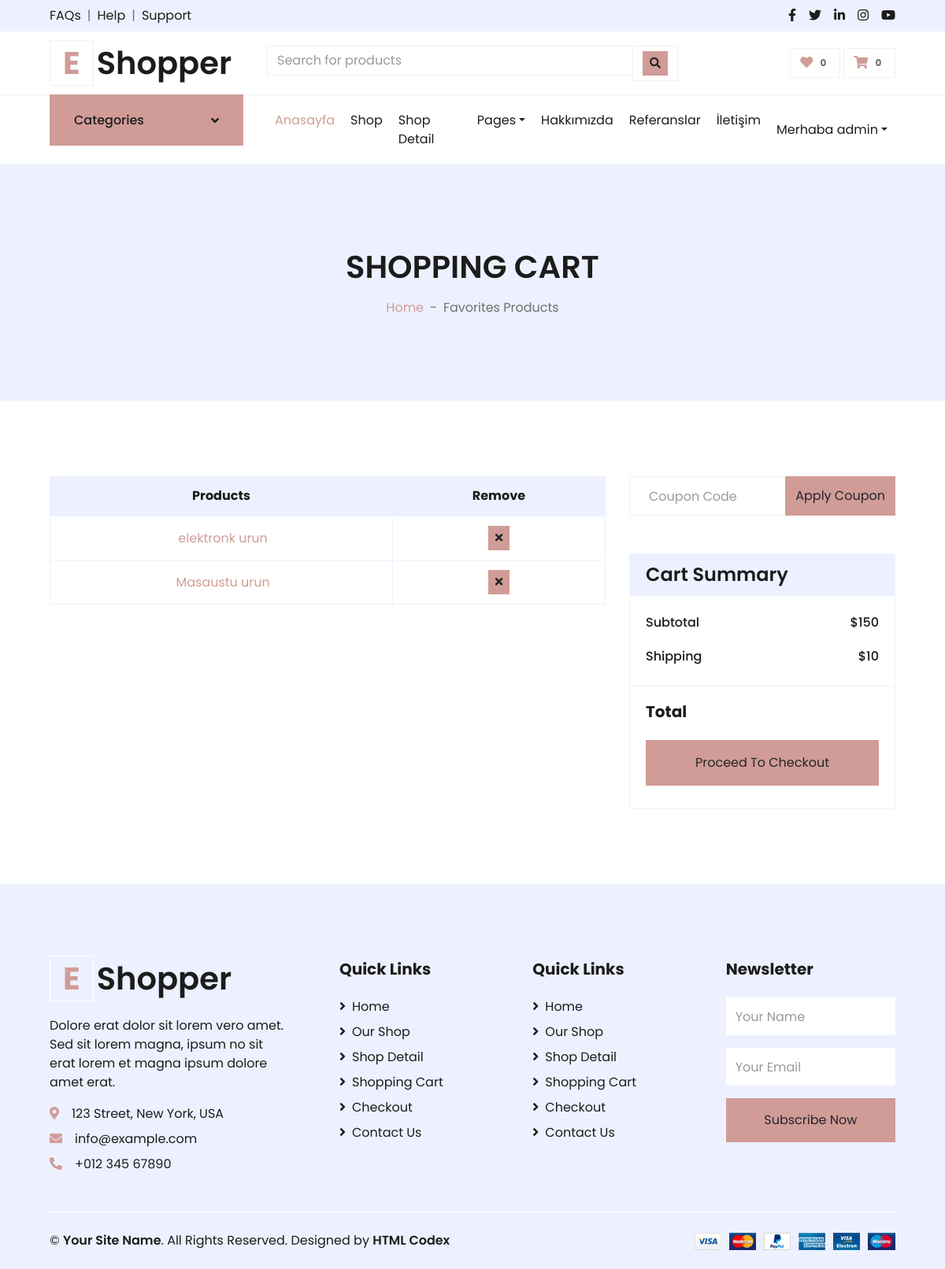
Screenshot of /order/favorites (signed in) with the database file from the repository.
### order/models.py (models this page shows)
class AddFavorite(models.Model):
    user = models.ForeignKey(User, on_delete=models.SET_NULL, null=True)
    product = models.ForeignKey(Product, on_delete=models.SET_NULL, null=True)
    def __str__(self):
        return self.product.title

### product/models.py (models this page shows, shortened)
class Product(models.Model):
    STATUS = (
        ('True', 'Evet'),
        ('False', 'Hayir'),
    )
    category = models.ForeignKey(Category, on_delete=models.CASCADE)  # many to one relation with Category
    title = models.CharField(max_length=150)
    keywords = models.CharField(blank=True, max_length=255)
    description = models.TextField(blank=True, max_length=255)
    image = models.ImageField(blank=True, upload_to='images/')
    price = models.FloatField()
    amount = models.IntegerField(default=0)
    detail = RichTextUploadingField()
    status = models.CharField(max_length=10, choices=STATUS, default='False')
    create_at = models.DateTimeField(auto_now_add=True)
    update_at = models.DateTimeField(auto_now=True)
    slug = models.SlugField(null=False, unique=True)
    user = models.ForeignKey(User, on_delete=models.CASCADE)
    def image_tag(self):
        return mark_safe('<img src="{}" height="50"/>'.format(self.image.url))
    image_tag.short_descripion = 'Image'

### order/views.py (the view)
# urls.py: path("favorites", views.favorites, name="favorites"),
def favorites(request):
    category = Category.objects.all()
    current_user = request.user  # Access User Session information
    favorites = AddFavorite.objects.filter(user_id=current_user.id)
    context = {'favorites': favorites,
               'category': category
               }
    return render(request, 'favorites_products.html', context)

### order/templates/favorites_products.html (shortened to what this page needs)
{% extends 'homebase.html' %}
{% block sidebar %} {% include 'sidebar.html' %}  {% endblock %}
{% block body %}
    <div class="container-fluid bg-secondary mb-5">
        <div class="d-flex flex-column align-items-center justify-content-center" style="min-height: 300px">
            <h1 class="font-weight-semi-bold text-uppercase mb-3">Shopping Cart</h1>
            <div class="d-inline-flex">
                <p class="m-0"><a href="">Home</a></p>
                <p class="m-0 px-2">-</p>
                <p class="m-0">Favorites Products</p>
            </div>
        </div>
    </div>
    <div class="container-fluid pt-5">
        <div class="row px-xl-5">
            <div class="col-lg-8 table-responsive mb-5">
                <table class="table table-bordered text-center mb-0">
                    <thead class="bg-secondary text-dark">
                    <tr>
                        <th>Products</th>
                        <th>Remove</th>
                    </tr>
                    </thead>
                    <tbody class="align-middle">
                    {% for fav in favorites %}
                        <tr>
                            <td class="align-middle">
                                 <a href="{% url 'productDetail' fav.product.id fav.product.slug %}">
                                {{ fav }}</a></td>
                            <td>
                                <a href="/order/delfavorite/{{ fav.id }}">
                                    <button class="btn btn-sm btn-primary"><i class="fa fa-times"></i></button>
                                </a>
                            </td>
                        </tr>
                    {% endfor %}
                    </tbody>
                </table>
            </div>
            <div class="col-lg-4">
                <form class="mb-5" action="">
                    <div class="input-group">
                        <input type="text" class="form-control p-4" placeholder="Coupon Code">
                        <div class="input-group-append">
                            <button class="btn btn-primary">Apply Coupon</button>
                        </div>
                    </div>
                </form>
                <div class="card border-secondary mb-5">
                    <div class="card-header bg-secondary border-0">
                        <h4 class="font-weight-semi-bold m-0">Cart Summary</h4>
                    </div>
                    <div class="card-body">
                        <div class="d-flex justify-content-between mb-3 pt-1">
                            <h6 class="font-weight-medium">Subtotal</h6>
                            <h6 class="font-weight-medium">$150</h6>
                        </div>
                        <div class="d-flex justify-content-between">
                            <h6 class="font-weight-medium">Shipping</h6>
                            <h6 class="font-weight-medium">$10</h6>
                        </div>
                    </div>
                    <div class="card-footer border-secondary bg-transparent">
                        <div class="d-flex justify-content-between mt-2">
                            <h5 class="font-weight-bold">Total</h5>
                        </div>
                        <a href="/order/orderproduct">
                            <button class="btn btn-block btn-primary my-3 py-3">Proceed To Checkout</button>
                        </a>
                    </div>
                </div>
            </div>
        </div>
    </div>
{% endblock %}

### home/templates/sidebar.html (shortened to what this page needs)
{%  load static %}
{% if page == 'home' %}
    <div class="container-fluid mb-5">
{% else %}
  <div class="container-fluid">
      {% endif %}
        <div class="row border-top px-xl-5">
            <div class="col-lg-3 d-none d-lg-block">
                <a class="btn shadow-none d-flex align-items-center justify-content-between bg-primary text-white w-100" data-toggle="collapse" href="#navbar-vertical" style="height: 65px; margin-top: -1px; padding: 0 30px;">
                    <h6 class="m-0">Categories</h6>
                    <i class="fa fa-angle-down text-dark"></i>
                </a>
                        {% load mptt_tags %}
            </div>
            <div class="col-lg-9">
                <nav class="navbar navbar-expand-lg bg-light navbar-light py-3 py-lg-0 px-0">
                    <div class="collapse navbar-collapse justify-content-between" id="navbarCollapse">
                        <div class="navbar-nav mr-auto py-0">
                            <a href="/" class="nav-item nav-link active">Anasayfa</a>
                            <a href="shop.html" class="nav-item nav-link">Shop</a>
                            <a href="detail.html" class="nav-item nav-link">Shop Detail</a>
                            <div class="nav-item dropdown">
                                <a href="#" class="nav-link dropdown-toggle" data-toggle="dropdown">Pages</a>
                            </div>
                            <a href="/hakkimizda" class="nav-item nav-link">Hakkımızda</a>
                            <a href="/referanslar" class="nav-item nav-link">Referanslar</a>
                            <a href="/iletisim" class="nav-item nav-link">İletişim</a>
                        </div>
                        <div class="navbar-nav ml-auto py-0">
                            {%  if user.id is not None %}
                            <div class="nav-item dropdown">
                                <a href="#" class="nav-link dropdown-toggle" data-toggle="dropdown"> Merhaba {{ user.username }}</a>
                            </div>
                                {% else %}
                                  <a href="/login" class="nav-item nav-link">Login</a>
                            <a href="/signup" class="nav-item nav-link">Signup</a>
                            {% endif %}
                        </div>
                    </div>
                </nav>
            </div>
        </div>
    </div>

### rows the page displays
AddFavorite: product.title "elektronk urun"
AddFavorite: product.title "Masaustu urun"

### other values shown
{{ user.username }} "admin"
